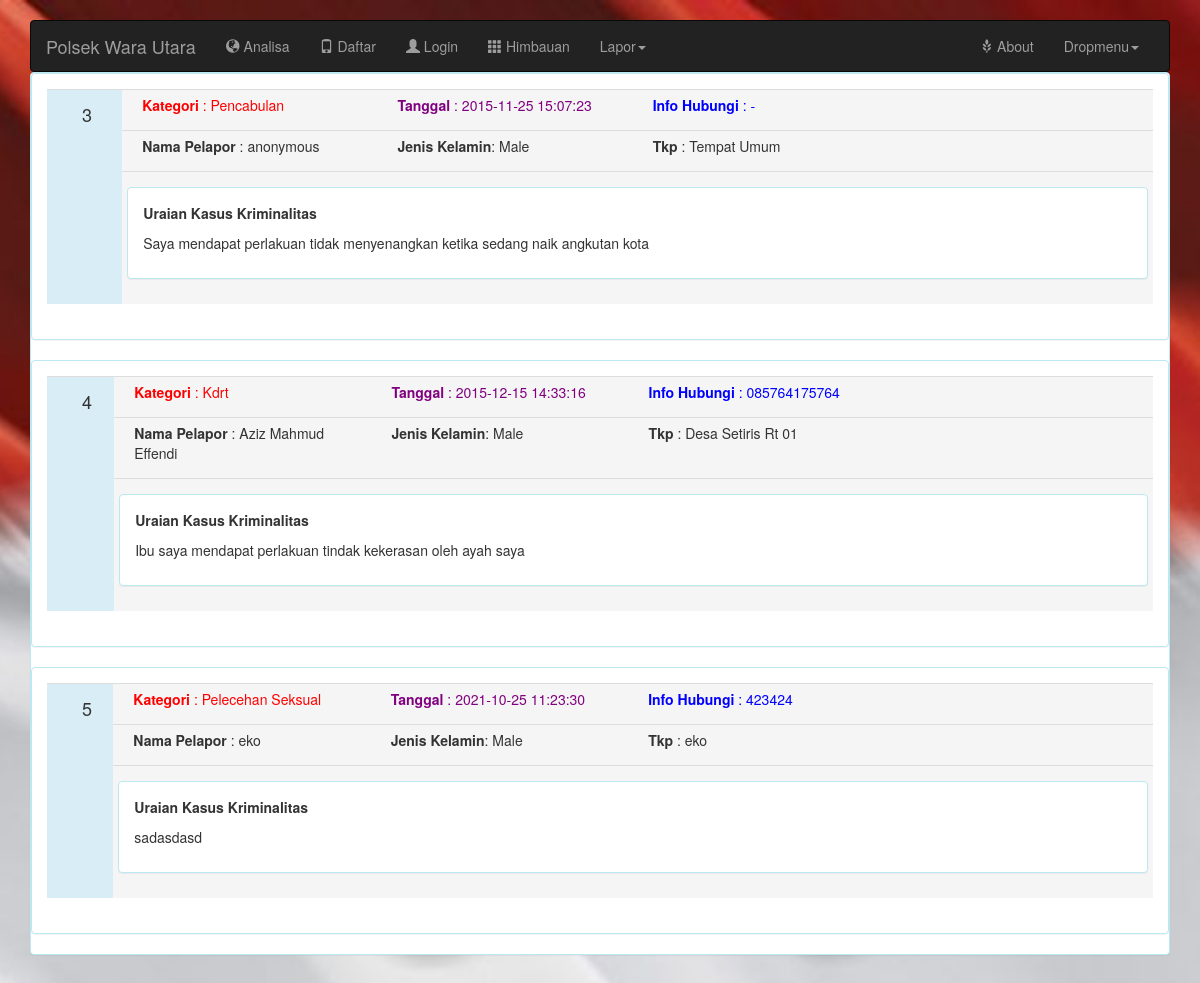
Page /list.php on the committed database.
### tables this page shows
CREATE TABLE IF NOT EXISTS `pelapor` (
  `np` int(5) NOT NULL AUTO_INCREMENT,
  `nama` char(30) NOT NULL,
  `ttl` varchar(50) NOT NULL,
  `jk` char(10) NOT NULL,
  `alamat` varchar(50) NOT NULL,
  `pekerjaan` char(20) NOT NULL,
  `nohp` varchar(12) NOT NULL,
  `username` varchar(30) NOT NULL,
  `password` varchar(30) NOT NULL,
  PRIMARY KEY (`np`)
);

CREATE TABLE IF NOT EXISTS `aduan` (
  `kode` int(5) NOT NULL AUTO_INCREMENT,
  `datetime` timestamp NOT NULL DEFAULT CURRENT_TIMESTAMP,
  `kategori` char(30) NOT NULL,
  `tkp` varchar(50) NOT NULL,
  `isi` varchar(200) NOT NULL,
  `np` int(5) NOT NULL,
  PRIMARY KEY (`kode`),
  KEY `np` (`np`)
);

### list.php (the view, shortened to what this page needs)
<!DOCTYPE html>
<html>
<head>
    <link href="css/bootstrap.min.css" rel="stylesheet">
    <link href="css/navbar.css" rel="stylesheet">
</head>
<body style="background-image: url('asset/img/polri.jpg'); height: 100%; background-position: center; background-repeat: no-repeat; background-size: cover;">
<div class="container">
 <?php include "navbar.php"; ?>
  <div class="panel panel-info">
      <?php
        include "koneksi.php";
        $query=mysqli_query($konek, "SELECT pelapor.*, aduan.* FROM pelapor, aduan WHERE pelapor.np=aduan.np;");
        while($row=mysqli_fetch_array($query))
        {
      ?>
            <div>
              <div class="text-left">
                <div class="panel panel-info">
                  <div class="panel-body">
                    <div class="table-responsive">
                    <table class="table table-condensed table-hover">
                      <tr>
                        <td rowspan="4" class="info"><p class="col-md-1"><h4><?php echo $row['kode'];?></h4></p></td>
                      </tr>
                      <tr>
                        <td class="active">
                          <p class="col-md-3"><font color="red"><b>Kategori</b>     : <?php echo $row['kategori'];?></font></p>
                          <p class="col-md-3"><font color="purple"><b>Tanggal</b>      : <?php echo $row['datetime'];?></font></p>
                          <p class="col-md-4"><font color="blue"><b>Info Hubungi</b> : <?php echo $row['nohp'];?></font></p>
                        </td>
                      </tr>
                      <tr>
                        <td class="active">
                          <p class="col-md-3"><b>Nama Pelapor</b> : <?php echo $row['nama'];?></p>
                          <p class="col-md-3"><b>Jenis Kelamin</b>: <?php echo $row['jk'];?></p>
                          <p class="col-md-4"><b>Tkp</b>          : <?php echo $row['tkp'];?></p>
                        </td>
                      </tr>
                      <tr class="active">
                        <td colspan="3" class="">
                          <div class="row"><p></p>
                            <div class="col-lg-12 text-left">
                              <div class="panel panel-info">
                                <div class="panel-body">
                                  <p align="Left"><b>Uraian Kasus Kriminalitas</b></p>
                                  <?php echo $row['isi']; ?>
                                </div>
                              </div>
                            </div>
                          </div>
                        </td>
                      </tr>
                    </table>
                    </div>
                  </div>
                </div>
              </div>
            </div>
          <?php
            }
          ?>
    </div>
</div>
</body>
</html>

### css/navbar.css (style rules this page uses)
body { padding-top: 20px; padding-bottom: 20px; }

### rows in the picture
pelapor: aduan.kode "3", aduan.kategori "Pencabulan", aduan.datetime "2015-11-25 15:07:23", nohp "-", nama "anonymous", jk "Male", aduan.tkp "Tempat Umum", aduan.isi "Saya mendapat perlakuan tidak menyenangkan ketika sedang naik angkutan kota"
pelapor: aduan.kode "4", aduan.kategori "Kdrt", aduan.datetime "2015-12-15 14:33:16", nohp "085764175764", nama "Aziz Mahmud Effendi", jk "Male", aduan.tkp "Desa Setiris Rt 01", aduan.isi "Ibu saya mendapat perlakuan tindak kekerasan oleh ayah saya"
pelapor: aduan.kode "5", aduan.kategori "Pelecehan Seksual", aduan.datetime "2021-10-25 11:23:30", nohp "423424", nama "eko", jk "Male", aduan.tkp "eko", aduan.isi "sadasdasd"
